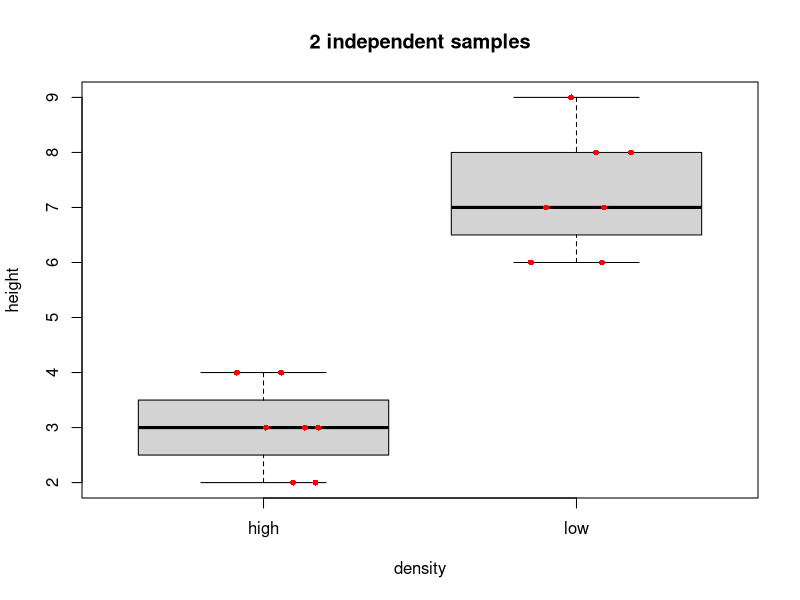
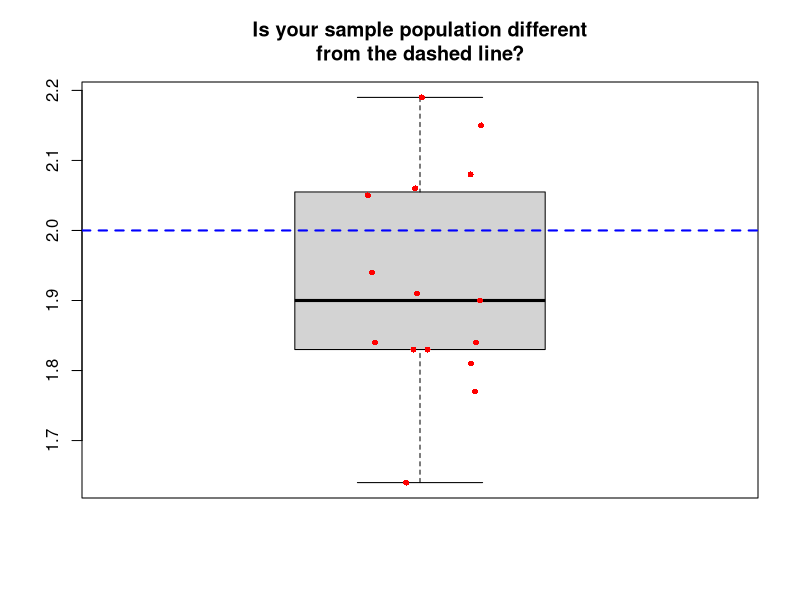
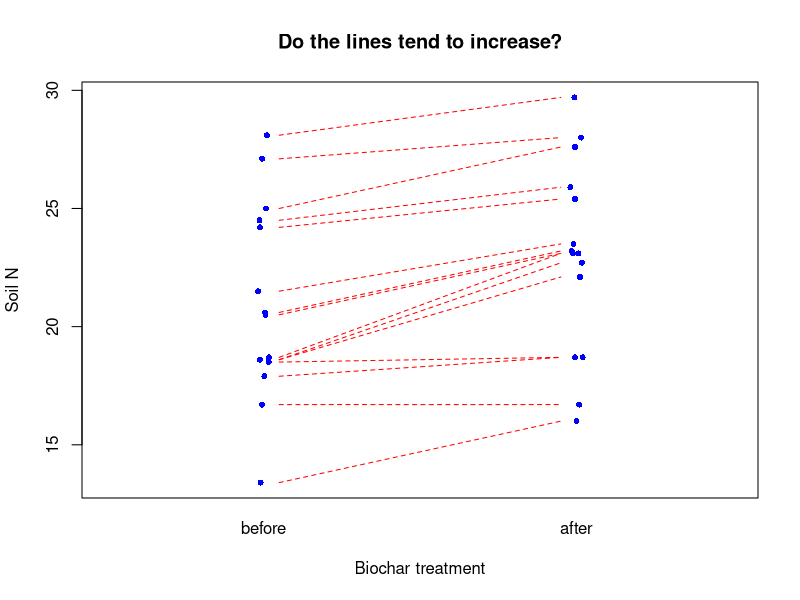
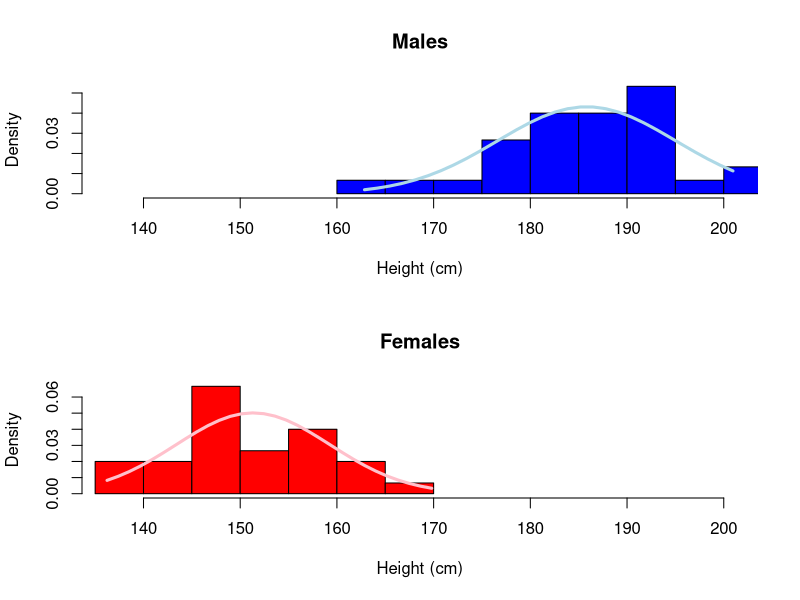
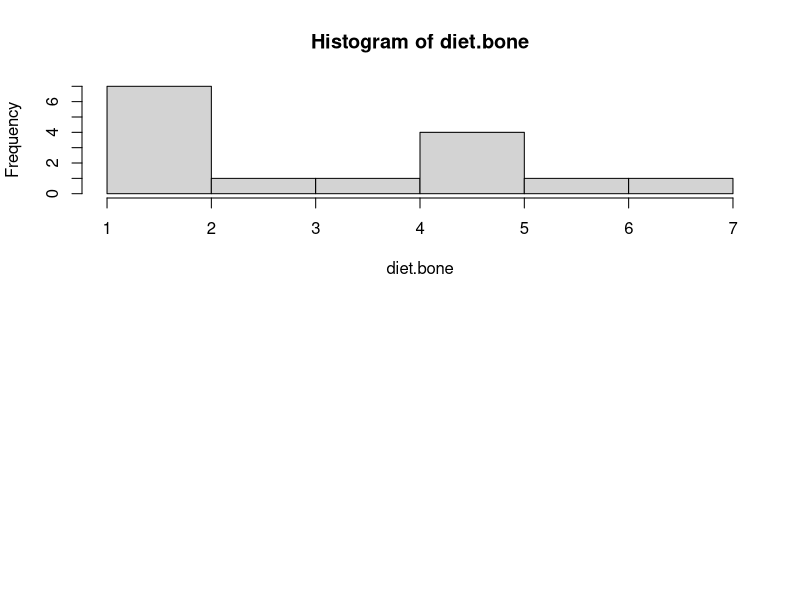

Generate these figures, in order, with R:
## HEADER ####
## who:
## what:
## when:

## 2.1
## 2 sample t-test long format data

density <- c(rep('high', 7), rep('low', 7))
height <- c(2,3,4,3,4,3,2,
            6,8,6,9,7,8,7)

(long.data <- data.frame(density,height))

## 2 sample t-test wide format data

(wide.data <- data.frame(high.ht = c(2,3,4,3,4,3,2),
                         low.ht = c(6,8,6,9,7,8,7)))

# Boxplot
boxplot(height ~ density, data = long.data,
        main = "2 independent samples")

# Optional: add raw data points
# jitter() nudges the x-axis placement 
# so that the points do not overlap
set.seed(42)
points(x = jitter(c(1,1,1,1,1,1,1,
                    2,2,2,2,2,2,2), 
                  amount = .2),
       y = long.data$height,
       col = "red", pch = 16, cex = .8) # Mere vanity

## 1 sample ####
# The data
mysam <- c(2.06, 1.77, 1.9, 1.94, 1.91, 1.83, 
           2.08, 1.84, 2.15, 1.84, 
           2.05, 2.19, 1.64, 1.81, 1.83)

boxplot(mysam, 
        main = "Is your sample population different\nfrom the dashed line?")

points(x = jitter(rep(1,15), amount = .1),
       y = mysam,
       col = "red", pch = 16, cex = .8) # Mere vanity

abline(h = 2.0,
       col = "blue", lty = 2, lwd = 2)  # Mere vanity

## paired ##

# Biochar application, measure N before and after

# Data 
# (the code are kind of ugly, but run it to "make" biochar)
biochar <- structure(list(
  plot = c("A", "B", "C", "D", "E", "F", "G", "H", "I", 
           "J", "K", "L", "M", "N", "O"), 
  N.first = c(13.4, 16.7, 17.9, 18.5, 18.6, 18.6, 18.7, 
              20.5, 20.6, 21.5, 24.2, 24.5, 25, 27.1, 28.1), 
  N.second = c(16, 16.7, 18.7, 18.7, 22.1, 22.7, 23.1, 
               23.1, 23.2, 23.5, 25.4, 25.9, 27.6, 28, 29.7)), 
  class = "data.frame", 
  row.names = c(NA, -15L))

biochar


# boxplot() would work, but hides pairwise relationship
# Try this:
set.seed(1)
plot(x = jitter(c(rep(1,15), rep(2,15)),amount = .02),
     y = c(biochar$N.first, biochar$N.second),
     xaxt = "n", xlim = c(0.5, 2.5),
     cex = .8, col = "blue", pch = 16,  # Mere vanity
     xlab = "Biochar treatment",
     ylab = "Soil N",
     main = "Do the lines tend to increase?")

mtext(side = 1, at = 1:2, text = c("before", "after"), line = 1)

# Get crazy: add horizontal lines to visualize the plot pairs
for(i in 1:15){
  lines(x = c(1.05,1.95),
        y = c(biochar$N.first[i], biochar$N.second[i]),
        lty = 2, lwd = 1, col = "red") # Mere vanity
}        


## stacked hist ####
# step 1 graph a hist() of the continuous variable
# separately for each factor level
set.seed(1)
height <- c(rnorm(30,185,10),
            rnorm(30,150,10))
sex <- c('m','m','m','m','m','m','m','m','m','m',
         'm','m','m','m','m','m','m','m','m','m',
         'm','m','m','m','m','m','m','m','m','m',
         'f','f','f','f','f','f','f','f','f','f',
         'f','f','f','f','f','f','f','f','f','f',
         'f','f','f','f','f','f','f','f','f','f')
data <- data.frame(height,sex)
rm(height, sex)

par(mfrow = c(2,1))                                # set so hist's "stack"

# draw males hist
hist(data$height[data$sex == 'm'],                 # select males
     xlim = c(min(data$height), max(data$height)), # set limit for ALL data
     col = "blue", freq = F,
     xlab = "Height (cm)", main = "Males") 

mv <- data$height[data$sex == 'm']
xcoord <- seq(min(mv),                          # make x coordinates
              max(mv),
              length = length(mv))
ycoord <- dnorm(x = xcoord,                     # make y coordinates
                mean = mean(mv),
                sd = sd(mv))

lines(x = xcoord, y = ycoord,                  # draw curve
      col = 'lightblue', lwd = 3)

# draw females hist
hist(data$height[data$sex == 'f'],                 # select females
     xlim = c(min(data$height), max(data$height)), # set limit for ALL data
     col = "red", freq = F,
     xlab = "Height (cm)", main = "Females")

mv <- data$height[data$sex == 'f']
xcoord <- seq(min(mv),                          # make x coordinates
              max(mv),
              
              length = length(mv))
ycoord <- dnorm(x = xcoord,                     # make y coordinates
                mean = mean(mv),
                sd = sd(mv))
lines(x = xcoord, y = ycoord,                   # draw curve
      col = 'pink', lwd = 3)


## wrong shapiro ####
shapiro.test(data$height[data$sex == 'm'])


## 2 sample t-test ####
# 2-sample t-test
# Try this
# data
density <- c("high","high","high","high","high","high","high",
             "low","low","low","low","low","low","low")
height <- c(2.1,3.5,4.3,3.2,4.5,3.7,2.7, 
            6.1,8,6.9,9.1,7.5,8,7.4)
(treegrowth <- data.frame(density,height))

t.test(formula = height ~ density, 
       data = treegrowth)

# test stat, df or n, p value
# t-test: t = -8.63, 11.87, P < 0.0001

# Try this:

# Data
earwigs <- c(22.1, 16.3, 19.1, 19.9, 19.2, 17.7, 
             22.5, 17.7, 24.1, 17.8, 
             21.9, 24.9, 13.8, 17.2, 
             17.6, 19.9, 17.1, 10, 10.7, 22)

# Flash Challenge: Assess this data for adherence to the Gaussian assumption

mymu <- 17.0 # Our mu

# ?t.test #notice the mu argument

t.test(x = earwigs,
       mu = mymu)

# Data
# Try this:
# Data
cort.t0 <- c(0.59, 0.68, 0.74, 0.86, 0.54, 0.85, 0.7, 0.81, 0.79, 0.76, 
             0.49, 0.64, 0.74, 0.51, 0.57, 0.74, 0.77, 0.72, 0.52, 0.49)

cort.t1 <- c(1.13, 0.81, 0.77, 0.72, 0.45, 0.9, 0.7, 0.7, 0.98, 0.96, 1.1, 
             0.63, 0.91, 1.1, 0.99, 0.72, 1.11, 1.2, 0.77, 0.91)

# ?t.test # NB the "paired" argument

t.test(x = cort.t0,
       y = cort.t1,
       paired = TRUE)


## wilcoxon
## **Mann-Whitney U-test** ####
diet <- c(3, 3, 1, 2, 2, 2, 2, 0, 2, 2, 1, 2, 3, 1, 1)

diet.bone <- c(5, 6, 1, 2, 3, 5, 1, 7, 5, 1, 2, 2, 5, 2, 4)


# Gaussian assumption
library(car)
hist(diet.bone)

par(mfrow = c(1,1))

# ?wilcox.test
wilcox.test(x = diet, y = diet.bone)
